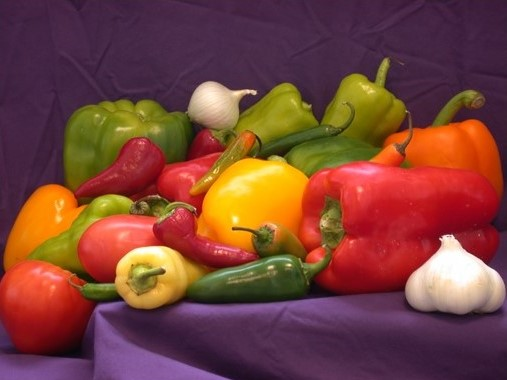
#> input picture wp.jpg, 507 x 380 px, found by its file name
$ python affine.py
#> lines starting #> are read from the running program, lines starting #| are printed output that depends on the picture
import cv2
import numpy as np

image = cv2.imread('wp.jpg')
#> image is the input picture: shape (380, 507, 3); mean B, G, R 57.5, 67, 121.5
(h, w) = image.shape[:2]
#> h = 380; w = 507
points1 = np.float32([[50,50],[200,50],[50,200]])
points2 = np.float32([[10,100],[200,50],[100,250]])

M_affine = cv2.getAffineTransform(points1, points2)

affine_transformed_image = cv2.warpAffine(image, M_affine, (w, h))
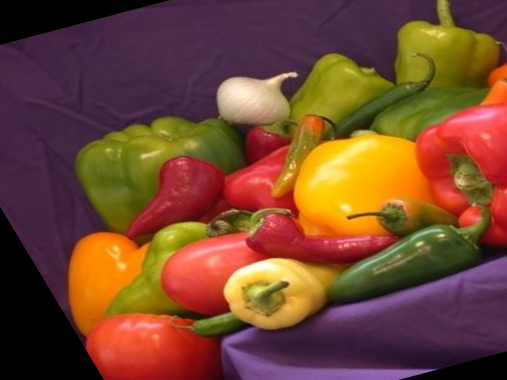
#> affine_transformed_image: shape (380, 507, 3); mean B, G, R 48, 70.6, 116.8
cv2.imshow('Affine Transformed Image', affine_transformed_image)
cv2.waitKey(0)
cv2.destroyAllWindows()

$ run again, with dh.jpg copied over wp.jpg
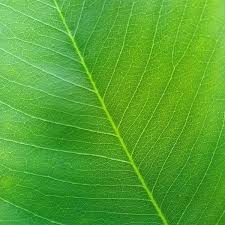
#> input picture dh.jpg, 225 x 225 px, found by its file name
#> image is the input picture: shape (225, 225, 3); mean B, G, R 47.2, 166.6, 84.4
#> `affine_transformed_image = cv2.warpAffine(image, M_affine, (w, h))`:
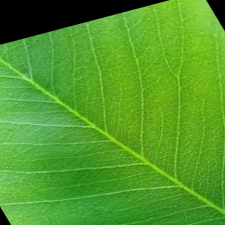
#> affine_transformed_image: shape (225, 225, 3); mean B, G, R 40.8, 154.6, 81.1

$ run again, with dk.jpg copied over wp.jpg
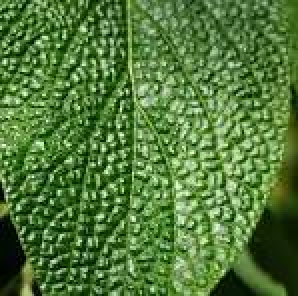
#> input picture dk.jpg, 149 x 148 px, found by its file name (shown 2 times larger)
#> image is the input picture: shape (148, 149, 3); mean B, G, R 58.7, 121.7, 81.8
#> `affine_transformed_image = cv2.warpAffine(image, M_affine, (w, h))`:
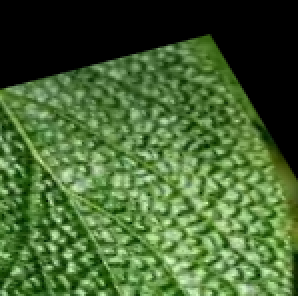
#> affine_transformed_image: shape (148, 149, 3) (shown 2 times larger); mean B, G, R 50.2, 99.4, 68.7

$ run again, with hh.jpg copied over wp.jpg
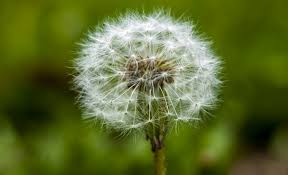
#> input picture hh.jpg, 288 x 175 px, found by its file name
#> image is the input picture: shape (175, 288, 3); mean B, G, R 45.1, 106.6, 93.1
#> `affine_transformed_image = cv2.warpAffine(image, M_affine, (w, h))`:
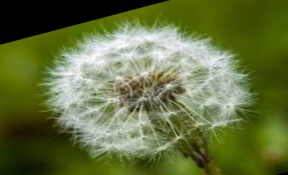
#> affine_transformed_image: shape (175, 288, 3); mean B, G, R 62.3, 113.5, 100.7
